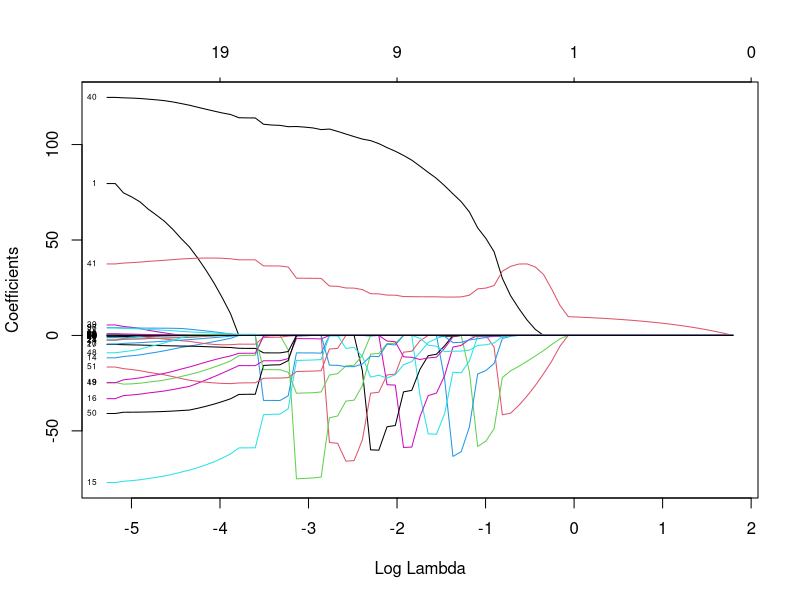
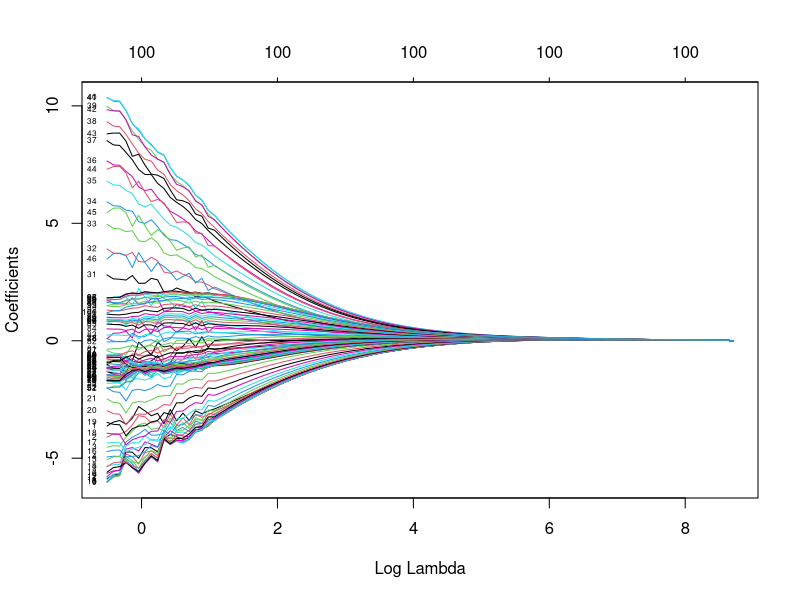
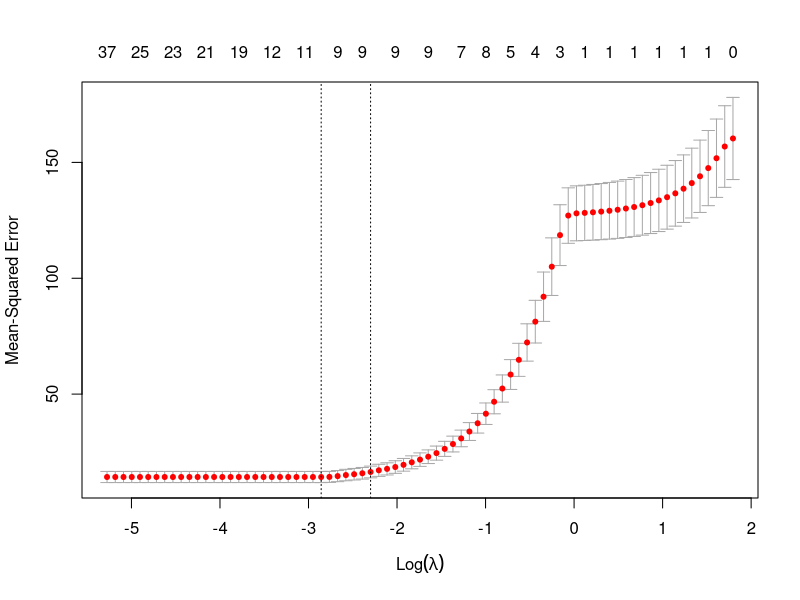
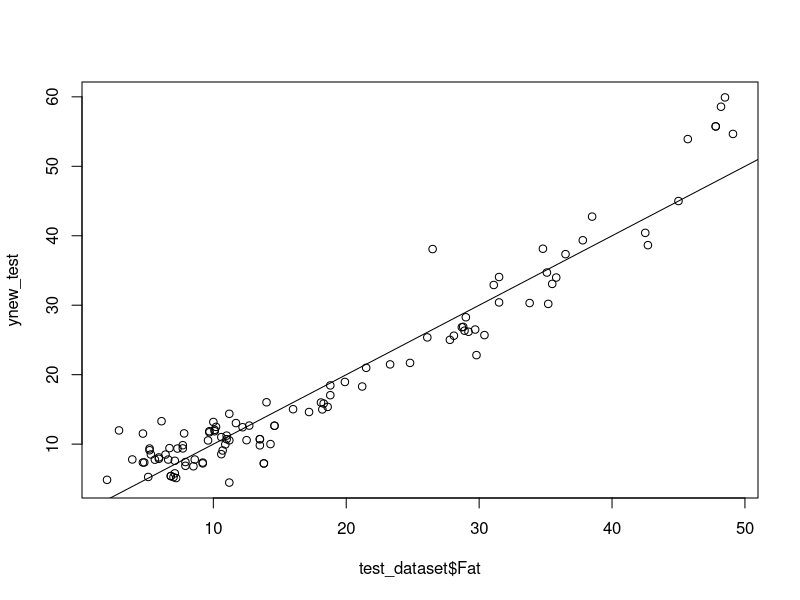

Write R code to recreate these figures, in order.
library(caret)
library(glmnet)
library(tidyr)

# Reading data from provided CSV file
tecator <- read.csv("tecator.csv", header = TRUE, sep = ",")

# splitting the data into 50% training and 50% test sets
n <- dim(tecator)[1]
set.seed(12345)
id <- sample(1 : n, floor(n * 0.50))
train_dataset <- tecator[id, ]
test_dataset <- tecator[-id, ]

# Task 1
# Creating linear regression to the training data
linearRegression_model <- lm(Fat~., data = train_dataset[,2:102])
summary(linearRegression_model)

# Calculating Mean Squared error of train and test sets
testset_predictions <- predict(linearRegression_model, test_dataset[,2:102])
train_mse <- mean((train_dataset$Fat - predict(linearRegression_model)) ^ 2)
test_mse <- mean((test_dataset$Fat - testset_predictions) ^ 2)
print(train_mse)
print(test_mse)

# Task 3
# Predictor and outcome variables
x <- as.matrix(train_dataset[,2:101])
y <- train_dataset$Fat

# Creating LASSO regression model
lasso_model <- cv.glmnet(x, y, alpha = 1)

# finding lambda value in which lasso model has three features
lambda_lasso = lasso_model$lambda[which(lasso_model$glmnet.fit$df == 3)]
print(lambda_lasso)
lasso_model_three_features = glmnet(x, y, alpha = 1, lambda = lambda_lasso[1])

plot(lasso_model$glmnet.fit , "lambda", label=TRUE)

# Task 4
# Creating RIDGE Regression
ridge_model <- cv.glmnet(x, y, alpha = 0)
plot(ridge_model$glmnet.fit , "lambda", label=TRUE)

# finding lambda value in which lasso model has three features
lambda_ridge = ridge_model$lambda[which(ridge_model$glmnet.fit$df == 3)]

# Task 5
plot(lasso_model)
min_lambda = lasso_model$lambda.min
print(min_lambda)
min_lambda_lasso_model = glmnet(x, y, alpha = 1, lambda = min_lambda)
coef(min_lambda_lasso_model)

ynew_test=predict(lasso_model, newx=as.matrix(test_dataset[, 2:101]), type="response", s = "lambda.min")
plot(test_dataset$Fat, ynew_test)
abline(a=0, b= 1)

